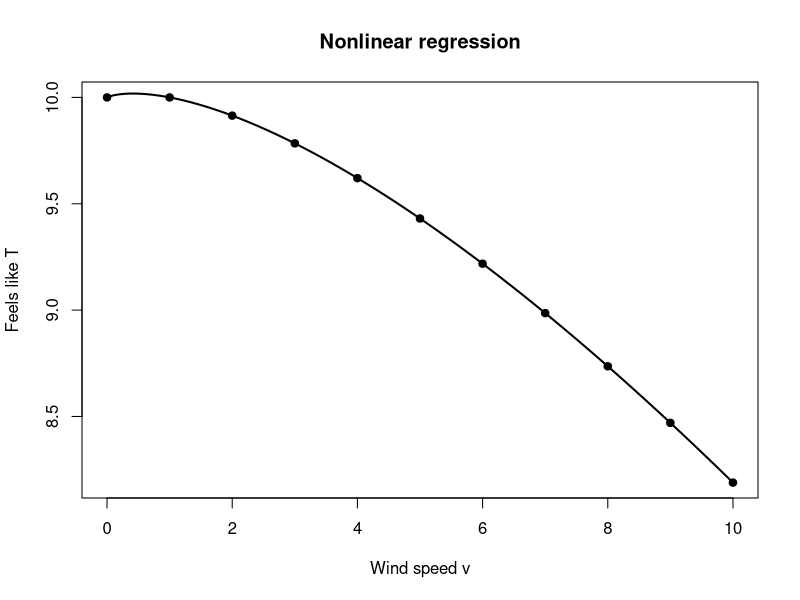

Generate this figure with R:
v <- 0:10

T <- c(
  10.000000,
  10.000000,
  9.914322,
  9.783897,
  9.620585,
  9.430680,
  9.218183,
  8.985899,
  8.735920,
  8.469876,
  8.189079
)

data3 <- data.frame(v, T)

model3 <- nls(
  T ~ 10 - a * v^b + c * v,
  data = data3,
  start = list(
    a = 0.1,
    b = 2,
    c = 0.1
  )
)

summary(model3)
coef(model3)

v_grid <- seq(0, 10, by = 0.05)

T_grid <- predict(
  model3,
  newdata = data.frame(v = v_grid)
)

plot(
  v, T,
  pch = 19,
  xlab = "Wind speed v",
  ylab = "Feels like T",
  main = "Nonlinear regression"
)

lines(v_grid, T_grid, lwd = 2)
